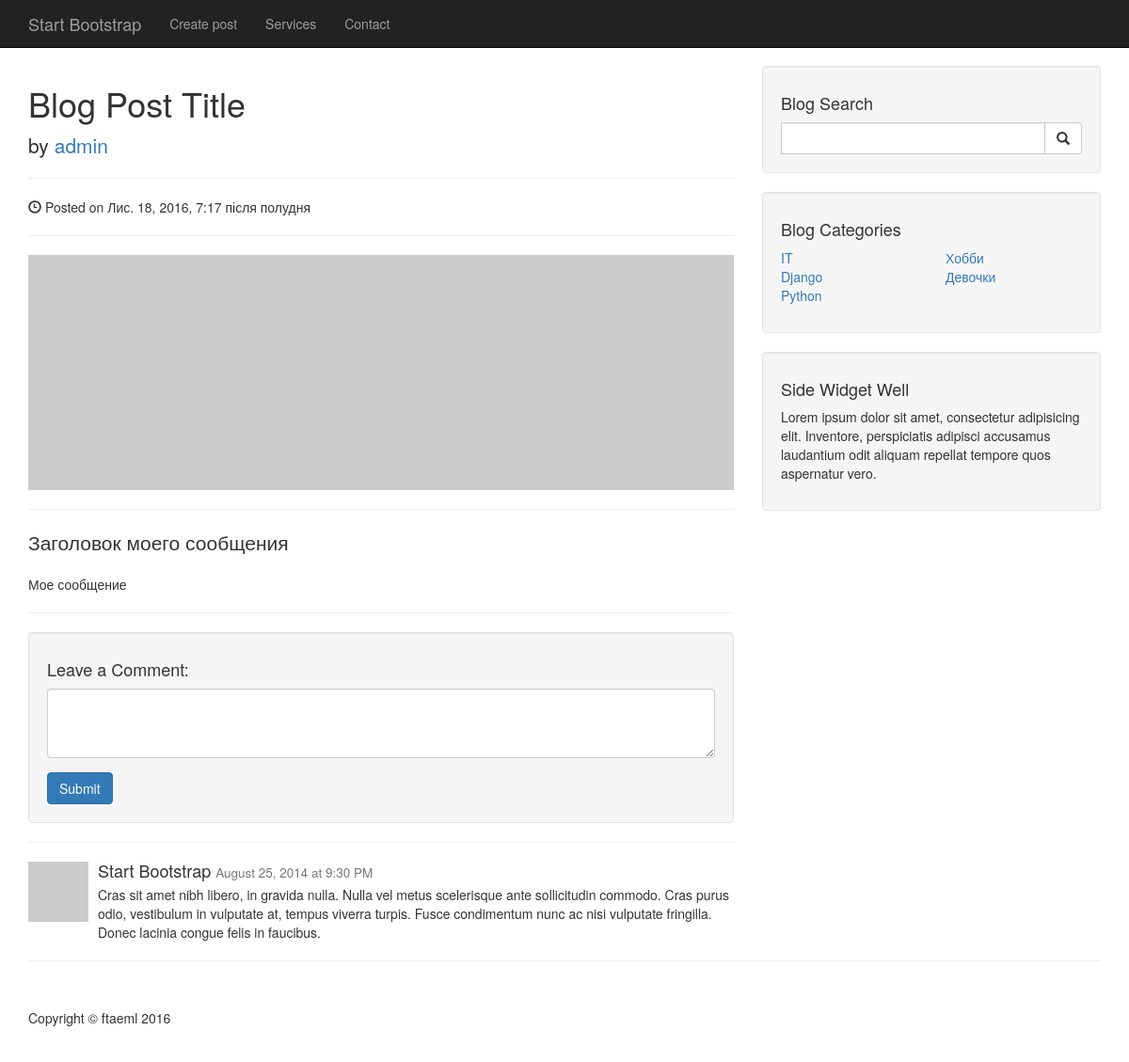
The page /blog/post/4 on the database its author committed.
### blog/models.py (models this page shows, shortened)
class Post(models.Model):
    title = models.CharField(max_length=30, verbose_name="Заголовок")
    content = models.TextField(verbose_name="Содержимое")
    published_date = models.DateTimeField(auto_created=True, verbose_name="Дата публикации")
    category = models.ForeignKey(Category, verbose_name="Категория")
    user = models.ForeignKey(User, verbose_name="Автор")
    image = models.URLField(default="http://placehold.it/900x300")
    class Meta:
        verbose_name = "Сообщение"
        verbose_name_plural = "Сообщения"

class Category(models.Model):
    name = models.CharField(max_length=30, verbose_name="Название")
    class Meta:
        verbose_name = "Категория"
        verbose_name_plural = "Категории"

### blog/views.py (the view)
# urls.py: url(r'^blog/post/(?P<id>\d+)?$', views.post, name="post"),
def post(request, id=None):
    post = get_object_or_404(Post, pk=id) #Post.objects.get(pk=id)
    context = {"post": post}
    context.update(get_categories())
    return render(request, "blog/post.html", context)

### blog/views.py (called while the page is built)
def get_categories():
    all = Category.objects.all()
    count = all.count() # 7
    half = count // 2 + count % 2
    first_half = all[:half]
    second_half = all[half:]
    return {"cat1": first_half, "cat2": second_half}

### templates/blog/post.html
{% extends "blog/base.html" %}
{% block content %}
    <h1>Blog Post Title</h1>
    <p class="lead">
        by <a href="{% url "blog" %}">{{ post.user }}</a>
    </p>
    <hr>
    <p><span class="glyphicon glyphicon-time"></span>
        Posted on {{ post.published_date }}</p>
    <hr>
    <img class="img-responsive" src="{{ post.image }}" alt="">
    <hr>
    <p class="lead">{{ post.title }}</p>
    <p>{{ post.content }}</p>
    <hr>
    <div class="well">
        <h4>Leave a Comment:</h4>
        <form role="form">
            <div class="form-group">
                <textarea class="form-control" rows="3"></textarea>
            </div>
            <button type="submit" class="btn btn-primary">Submit</button>
        </form>
    </div>
    <hr>
    <div class="media">
        <a class="pull-left" href="#">
            <img class="media-object" src="http://placehold.it/64x64" alt="">
        </a>
        <div class="media-body">
            <h4 class="media-heading">Start Bootstrap
                <small>August 25, 2014 at 9:30 PM</small>
            </h4>
            Cras sit amet nibh libero, in gravida nulla. Nulla vel metus scelerisque ante sollicitudin commodo. Cras
            purus odio, vestibulum in vulputate at, tempus viverra turpis. Fusce condimentum nunc ac nisi vulputate
            fringilla. Donec lacinia congue felis in faucibus.
        </div>
    </div>
{% endblock %}

### templates/blog/base.html (shortened to what this page needs)
<!DOCTYPE html>
{% load staticfiles %}
<html lang="en">
<head>
    <link rel="stylesheet" href="{% static "blog/css/bootstrap.min.css" %}">
    <link rel="stylesheet" href="{% static "blog/css/blog-home.css" %}">
    <link rel="stylesheet" href="{% static "blog/css/blog-post.css" %}">
</head>
<body>
    <nav class="navbar navbar-inverse navbar-fixed-top" role="navigation">
        <div class="container">
            <div class="navbar-header">
                <a class="navbar-brand" href="{% url "blog" %}">Start Bootstrap</a>
            </div>
            <div class="collapse navbar-collapse" id="bs-example-navbar-collapse-1">
                <ul class="nav navbar-nav">
                    <li>
                        <a href="{% url "create" %}">Create post</a>
                    </li>
                    <li>
                        <a href="#">Services</a>
                    </li>
                    <li>
                        <a href="#">Contact</a>
                    </li>
                </ul>
            </div>
        </div>
    </nav>
    <div class="container">
        <div class="row">
            <div class="col-md-8">
                {% block content %}{% endblock %}
            </div>
            <div class="col-md-4">
                <div class="well">
                    <h4>Blog Search</h4>
                    <form method="post" action="{% url "search" %}"  class="input-group">
                        <input type="search" name="query" class="form-control">
                        <span class="input-group-btn">
                        <button class="btn btn-default" type="submit">
                            <span class="glyphicon glyphicon-search"></span>
                        </button>
                        </span>
                    </form>
                </div>
                <div class="well">
                    <h4>Blog Categories</h4>
                    <div class="row">
                        <div class="col-lg-6">
                            <ul class="list-unstyled">
                                {% for c in cat1 %}
                                    <li><a href="{% url "category" id=c.pk %}">{{ c.name }}</a></li>
                                {% endfor %}
                            </ul>
                        </div>
                        <div class="col-lg-6">
                            <ul class="list-unstyled">
                                {% for c in cat2 %}
                                    <li><a href="{% url "category" id=c.pk %}">{{ c.name }}</a></li>
                                {% endfor %}
                            </ul>
                        </div>
                    </div>
                </div>
                <div class="well">
                    <h4>Side Widget Well</h4>
                    <p>Lorem ipsum dolor sit amet, consectetur adipisicing elit. Inventore, perspiciatis adipisci accusamus laudantium odit aliquam repellat tempore quos aspernatur vero.</p>
                </div>
            </div>
        </div>
        <hr>
        <footer>
            <div class="row">
                <div class="col-lg-12">
                    <p>Copyright &copy; ftaeml 2016</p>
                </div>
            </div>
        </footer>
    </div>
</body>
</html>

### static/blog/css/blog-home.css (style rules this page uses)
body { padding-top: 70px; }
footer { margin: 50px 0; }

### static/blog/css/blog-post.css (style rules this page uses)
body { padding-top: 70px; }
footer { margin: 50px 0; }

### rows shown on the page
Post: user "admin", published_date "Лис. 18, 2016, 7:17 після полудня", title "Заголовок моего сообщения", content "Мое сообщение"
Category: name "IT"
Category: name "Django"
Category: name "Python"
Category: name "Хобби"
Category: name "Девочки"
